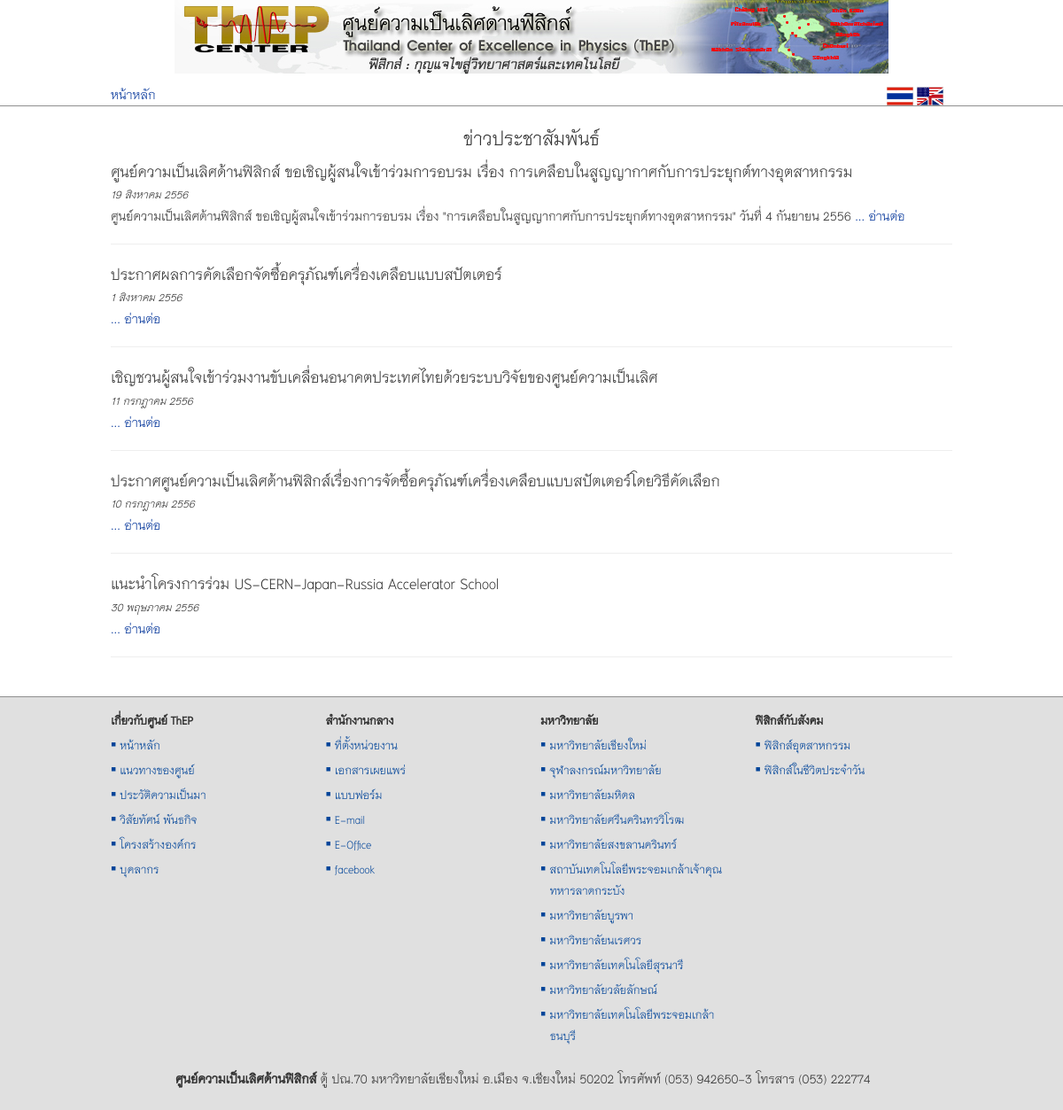
Screenshot of /views/pr-news.php with the database file from the repository.
### tables this page shows
CREATE TABLE `tb_news` (
  `id` int(11) NOT NULL auto_increment,
  `type` varchar(255) NOT NULL,
  `title` varchar(255) NOT NULL,
  `title_en` varchar(255) NOT NULL,
  `date` varchar(255) NOT NULL,
  `featured_img` varchar(255) NOT NULL,
  `content_short` text NOT NULL,
  `content_short_en` text NOT NULL,
  `content_long` text NOT NULL,
  `content_long_en` text NOT NULL,
  `new` char(1) NOT NULL,
  `picture` varchar(255) NOT NULL,
  `gallery_id` varchar(255) NOT NULL,
  `modified` varchar(255) NOT NULL,
  PRIMARY KEY  (`id`)
);

### src/system/functions.php (called while the page is built, shortened)
<?php
function thai_date($str_date, $show_day = "n") {
    $time_stamp = strtotime($str_date);
    $days = array("อาทิตย์", "จันทร์", "อังคาร", "พุธ", "พฤหัสบดี", "ศุกร์", "เสาร์");
    $months = array("มกราคม", "กุมภาพันธ์", "มีนาคม", "เมษายน", "พฤษภาคม", "มิถุนายน", "กรกฎาคม", "สิงหาคม", "กันยายน", "ตุลาคม", "พฤศจิกายน", "ธันวาคม");
    $d = date('w', $time_stamp);
    $day = $days[$d];
    $date = date('j', $time_stamp);
    $m = date('m', $time_stamp) - 1;
    $month = $months[$m];
    $year = date('Y', $time_stamp) + 543;
    if ($show_day == 'y') {
        return "วัน$day ที่ $date $month พ.ศ.$year";
    } else {
        return "$date $month $year";
    }
}
?>

### src/views/pr-news.php (the view, shortened to what this page needs)
<?php
$news_type = 'pr';
$news_type_th = 'ประชาสัมพันธ์';
?>
<link href="../plugins/jqueryui/jquery-ui-1.10.3/themes/base/jquery-ui.css" rel="stylesheet" />
</head>
<body>
    <div class="container">
        <div id="show-news" class="row">
            <?php
            if (isset($_GET['news_id'])) {
                $news_id = $_GET['news_id'];
                $sql = "SELECT * FROM tb_news WHERE id = '$news_id';";
                $result = mysql_query($sql);
                $p = mysql_fetch_array($result);
                if ($p['type'] != 'pr') {
                    echo '
                    <script>
                        window.location = "' . $news_type . '-news.php";
                    </script>
                    ';
                }
                ?>
                <div class="col-sm-9 col-md-9">
                    <?php
                    echo '
                            <div id="news-' . $p['id'] . '">
                                ';
                    $admin_txt = '
                                <p>
                                    <a id="edit-news" style="cursor: pointer; font-weight: bold;"><span class="glyphicon glyphicon-wrench"></span> Edit</a>
                                </p>
                            ';
                    admin($admin_txt);
                    echo '
                                <h2>' . htmlspecialchars_decode($p['title']) . '</h2>
                                <p><small><em>' . thai_date($p['date']) . '</small></em></p>
                                ' . htmlspecialchars_decode($p['content_long']) . '
                            </div>
                      ';
                    ?>
                    <script>
                        $(function() {
                            $('#edit-news').click(function() {
                                $(document).ajaxStart(function() {
                                    $('#show-news').html("<div class=\"span12 text-center\" ><img src='../images/demo_wait.gif' /></div>");
                                });
                                $.get("<?php controll('edit-news'); ?>", {edit_news: "<?php echo $p['id']; ?>", news_type_th: "<?php echo urlencode($news_type_th); ?>"},
                                function(data) {
                                    $('#show-news').html(data);
                                }
                                );
                            });
                        });
                    </script>
                </div>
                <div class="col-sm-3 col-md-3">
                    <h3 class="text-center">ข่าว<?php echo $news_type_th; ?>ย้อนหลัง</h3>
                    <?php
                    $sql_etc = "SELECT * FROM tb_news
                        WHERE type = '$news_type'
                        ORDER BY date DESC
                        LIMIT 4;";
                    $re_etc = mysql_query($sql_etc);
                    while ($etc = mysql_fetch_array($re_etc)) {
                        echo '
                    <p><a href="' . $etc['type'] . '-news.php?news_id=' . $etc['id'] . '">' . htmlspecialchars_decode($etc['title']) . '</a></p>
                    <hr>
                    ';
                    }
                    ?>
                    <p><a class="all-title" href="<?php echo $news_type; ?>-news.php"><em>หัวข้อข่าวทั้งหมด</em></a></p>
                </div>
                <?php
            } else {
                ?>
                <div class="col-sm-12 col-md-12">
                    <h2 class="text-center">ข่าว<?php echo $news_type_th; ?></h2>
                    <?php
                    $sql = "SELECT * FROM tb_news WHERE type = '$news_type' ORDER BY date DESC;";
                    $result = mysql_query($sql);
                    $num_news = mysql_num_rows($result);
                    if ($num_news > 0) {
                        while ($p = mysql_fetch_array($result)) {
                            echo '
                            <div id="news-' . $p['id'] . '">
                                <h3 style="display: inline;"><a onclick="window.location=\'?news_id=' . $p['id'] . '\';" style="cursor: pointer;">' . htmlspecialchars_decode($p['title']) . '</a></h3>
                                <p><small><em>' . thai_date($p['date']) . '</em></small></p>
                                <p>' . $p['content_short'] . ' <a href="' . $p['type'] . '-news.php?news_id=' . $p['id'] . '">... อ่านต่อ</a></p>
                            </div>
                            <hr>
                            ';
                        }
                    } else {
                        echo '<h3 class="text-center">ขออภัย ไม่พบข้อมูล</h3>';
                    }
                    ?>
                </div>
                <?php
            }
            ?>
        </div>
    </div>
</body>
</html>

### src/themes/assets/css/docs.css (style rules this page uses)
body { position: relative; padding-top: 50px; }

### src/style/main.css (style rules this page uses)
body { margin: 0; padding: 0; width: 100%; background-color: #FFF; font-family: 'TH Niramit AS'; font-size: 20px; line-height: 24px; color: #333; }
h1, h2, h3, h4, h5, h6, .h1, .h2, .h3, .h4, .h5, .h6 { font-family: 'TH Niramit AS'; font-weight: 400; }
a { text-decoration: none; color: #003399; }
h1 a, h2 a, h3 a, h4 a, h5 a, h6 a, .h1 a, .h2 a, .h3 a, .h4 a, .h5 a, .h6 a { font-weight: 400; color: #333; }
h1, h2, h3 { margin-top: 10px; margin-bottom: 8px; }
p { margin: 0 }
.col-xs-1, .col-xs-2, .col-xs-3, .col-xs-4, .col-xs-5, .col-xs-6, .col-xs-7, .col-xs-8, .col-xs-9, .col-xs-10, .col-xs-11, .col-xs-12, .col-sm-1, .col-sm-2, .col-sm-3, .col-sm-4, .col-sm-5, .col-sm-6, .col-sm-7, .col-sm-8, .col-sm-9, .col-sm-10, .col-sm-11, .col-sm-12, .col-md-1, .col-md-2, .col-md-3, .col-md-4, .col-md-5, .col-md-6, .col-md-7, .col-md-8, .col-md-9, .col-md-10, .col-md-11, .col-md-12, .col-lg-1, .col-lg-2, .col-lg-3, .col-lg-4, .col-lg-5, .col-lg-6, .col-lg-7, .col-lg-8, .col-lg-9, .col-lg-10, .col-lg-11, .col-lg-12 { padding-top: 10px; padding-right: 10px; padding-left: 10px; }
@media (min-width: 1200px) { .container { max-width: 100%; } }
@media (min-width: 1200px) { .container > .row, footer > .row { width: 970px; margin: auto; } }

### rows the page displays
tb_news: title "ศูนย์ความเป็นเลิศด้านฟิสิกส์ ขอเชิญผู้สนใจเข้าร่วมการอบรม เรื่อง การเคลือบในสูญญากาศกับการประยุกต์ทางอุตสาหกรรม", date "19 สิงหาคม 2556", content_short "ศูนย์ความเป็นเลิศด้านฟิสิกส์ ขอเชิญผู้สนใจเข้าร่วมการอบรม เรื่อง \"การเคลือบในสูญญากาศกับการประยุกต์ทางอุตสาหกรรม\" วันที่ 4 กันยายน 2556"
tb_news: title "ประกาศผลการคัดเลือกจัดซื้อครุภัณฑ์เครื่องเคลือบแบบสปัตเตอร์", date "1 สิงหาคม 2556"
tb_news: title "เชิญชวนผู้สนใจเข้าร่วมงานขับเคลื่อนอนาคตประเทศไทยด้วยระบบวิจัยของศูนย์ความเป็นเลิศ", date "11 กรกฎาคม 2556"
tb_news: title "ประกาศศูนย์ความเป็นเลิศด้านฟิสิกส์เรื่องการจัดซื้อครุภัณฑ์เครื่องเคลือบแบบสปัตเตอร์โดยวิธีคัดเลือก", date "10 กรกฎาคม 2556"
tb_news: title "แนะนำโครงการร่วม US-CERN-Japan-Russia Accelerator School", date "30 พฤษภาคม 2556"

### other values shown
$news_type_th "ประชาสัมพันธ์"
